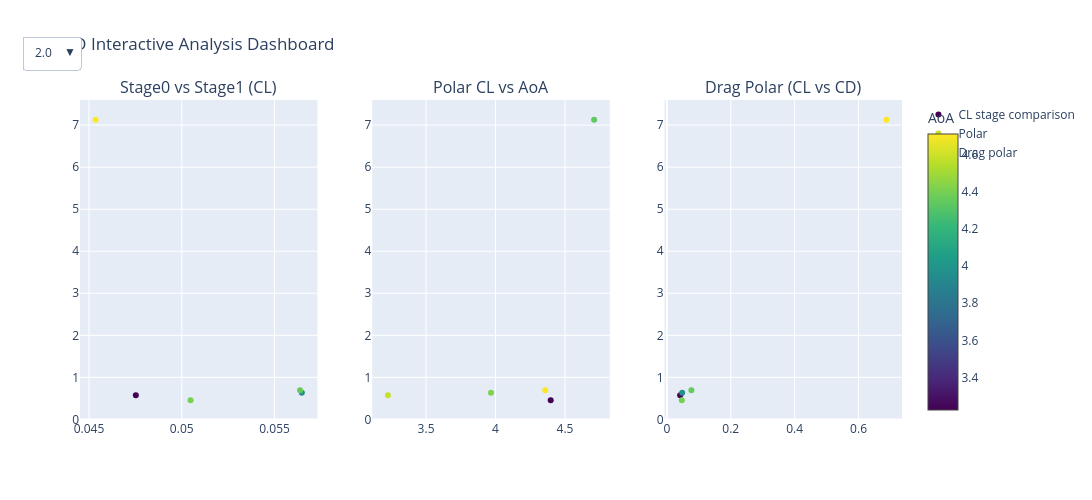

The notebook cell this image was saved under:
### Code cell
import plotly.graph_objects as go
from plotly.subplots import make_subplots
import plotly.io as pio

# -------------------------
# Renderer para VSCode
# -------------------------
pio.renderers.default = "vscode"

# -------------------------
# Crear subplots
# -------------------------
fig = make_subplots(
    rows=1, cols=3,
    subplot_titles=(
        "Stage0 vs Stage1 (CL)",
        "Polar CL vs AoA",
        "Drag Polar (CL vs CD)"
    )
)

# -------------------------
# 1. CL Stage0 vs Stage1
# -------------------------
fig.add_trace(
    go.Scatter(
        x=df_post['CoefLift_mean_stage0'],
        y=df_post['CoefLift_mean_stage1'],
        mode='markers',
        marker=dict(
            color=df_post['aoa'],
            colorscale='Viridis',
            colorbar=dict(title="AoA"),
            showscale=True
        ),
        text=df_post['case_idx'],
        customdata=df_post[['mach']],
        hovertemplate=
        "CL0=%{x}<br>CL1=%{y}<br>AoA=%{marker.color}<br>Mach=%{customdata[0]}<br>Case=%{text}",
        name="CL stage comparison"
    ),
    row=1, col=1
)

# -------------------------
# 2. Polar CL vs AoA
# -------------------------
fig.add_trace(
    go.Scatter(
        x=df_post["aoa"],
        y=df_post["CoefLift_mean_stage1"],
        mode="markers",
        marker=dict(
            color=df_post["mach"],
            colorscale="Viridis",
            showscale=False
        ),
        text=df_post["case_idx"],
        hovertemplate=
        "AoA=%{x}<br>CL=%{y}<br>Mach=%{marker.color}<br>Case=%{text}",
        name="Polar"
    ),
    row=1, col=2
)

# -------------------------
# 3. Drag polar
# -------------------------
fig.add_trace(
    go.Scatter(
        x=df_post["CoefDrag_mean_stage1"],
        y=df_post["CoefLift_mean_stage1"],
        mode="markers",
        marker=dict(
            color=df_post["aoa"],
            colorscale="Viridis",
            showscale=False
        ),
        text=df_post["case_idx"],
        customdata=df_post[['mach']],
        hovertemplate=
        "CD=%{x}<br>CL=%{y}<br>AoA=%{marker.color}<br>Mach=%{customdata[0]}<br>Case=%{text}",
        name="Drag polar"
    ),
    row=1, col=3
)

# -------------------------
# Layout
# -------------------------
fig.update_layout(
    height=500,
    width=1400,
    title="CFD Interactive Analysis Dashboard",
)

# -------------------------
# Interactividad extra (selector dataset)
# -------------------------
datasets = df_post['dataset'].unique()

buttons = []
for s in datasets:
    mask = df_post['stage'] == s

    visible = []
    for _ in range(3):  # 3 traces
        visible.append(True)

    buttons.append(dict(
        label=s,
        method="update",
        args=[{
            "x": [
                df_post.loc[mask, 'CoefLift_mean_stage0'],
                df_post.loc[mask, 'aoa'],
                df_post.loc[mask, 'CoefDrag_mean_stage1']
            ],
            "y": [
                df_post.loc[mask, 'CoefLift_mean_stage1'],
                df_post.loc[mask, 'CoefLift_mean_stage1'],
                df_post.loc[mask, 'CoefLift_mean_stage1']
            ],
        }]
    ))

fig.update_layout(
    updatemenus=[
        dict(
            buttons=buttons,
            direction="down",
            x=0.0,
            y=1.2,
            showactive=True
        )
    ]
)

fig.show()

### Figure 1 — Plotly figure (JSON) as saved in the notebook; plotly's stock layout.template omitted (floating-point values rounded to 4 significant figures)
{"data": [{"customdata": [[0.8377], [0.7982], [0.8673], [0.5118], [0.7784]], "hovertemplate": "CL0=%{x}<br>CL1=%{y}<br>AoA=%{marker.color}<br>Mach=%{customdata[0]}<br>Case=%{text}", "marker": {"color": [3.225, 3.967, 4.358, 4.397, 4.71], "colorbar": {"title": {"text": "AoA"}}, "colorscale": [[0, "#440154"], [0.1111, "#482878"], [0.2222, "#3e4989"], [0.3333, "#31688e"], [0.4444, "#26828e"], [0.5556, "#1f9e89"], [0.6667, "#35b779"], [0.7778, "#6ece58"], [0.8889, "#b5de2b"], [1, "#fde725"]], "showscale": true}, "mode": "markers", "name": "CL stage comparison", "text": [0.0, 1.0, 2.0, 3.0, 4.0], "type": "scatter", "x": [0.04753, 0.05647, 0.05638, 0.05047, 0.04536], "xaxis": "x", "y": [0.5744, 0.6338, 0.692, 0.4557, 7.128], "yaxis": "y"}, {"hovertemplate": "AoA=%{x}<br>CL=%{y}<br>Mach=%{marker.color}<br>Case=%{text}", "marker": {"color": [0.8377, 0.7982, 0.8673, 0.5118, 0.7784], "colorscale": [[0, "#440154"], [0.1111, "#482878"], [0.2222, "#3e4989"], [0.3333, "#31688e"], [0.4444, "#26828e"], [0.5556, "#1f9e89"], [0.6667, "#35b779"], [0.7778, "#6ece58"], [0.8889, "#b5de2b"], [1, "#fde725"]], "showscale": false}, "mode": "markers", "name": "Polar", "text": [0.0, 1.0, 2.0, 3.0, 4.0], "type": "scatter", "x": [3.225, 3.967, 4.358, 4.397, 4.71], "xaxis": "x2", "y": [0.5744, 0.6338, 0.692, 0.4557, 7.128], "yaxis": "y2"}, {"customdata": [[0.8377], [0.7982], [0.8673], [0.5118], [0.7784]], "hovertemplate": "CD=%{x}<br>CL=%{y}<br>AoA=%{marker.color}<br>Mach=%{customdata[0]}<br>Case=%{text}", "marker": {"color": [3.225, 3.967, 4.358, 4.397, 4.71], "colorscale": [[0, "#440154"], [0.1111, "#482878"], [0.2222, "#3e4989"], [0.3333, "#31688e"], [0.4444, "#26828e"], [0.5556, "#1f9e89"], [0.6667, "#35b779"], [0.7778, "#6ece58"], [0.8889, "#b5de2b"], [1, "#fde725"]], "showscale": false}, "mode": "markers", "name": "Drag polar", "text": [0.0, 1.0, 2.0, 3.0, 4.0], "type": "scatter", "x": [0.04156, 0.04788, 0.07674, 0.04686, 0.6871], "xaxis": "x3", "y": [0.5744, 0.6338, 0.692, 0.4557, 7.128], "yaxis": "y3"}], "layout": {"annotations": [{"font": {"size": 16}, "showarrow": false, "text": "Stage0 vs Stage1 (CL)", "x": 0.1444, "xanchor": "center", "xref": "paper", "y": 1, "yanchor": "bottom", "yref": "paper"}, {"font": {"size": 16}, "showarrow": false, "text": "Polar CL vs AoA", "x": 0.5, "xanchor": "center", "xref": "paper", "y": 1, "yanchor": "bottom", "yref": "paper"}, {"font": {"size": 16}, "showarrow": false, "text": "Drag Polar (CL vs CD)", "x": 0.8556, "xanchor": "center", "xref": "paper", "y": 1, "yanchor": "bottom", "yref": "paper"}], "height": 500, "title": {"text": "CFD Interactive Analysis Dashboard"}, "updatemenus": [{"buttons": [{"args": [{"x": [[0.04753, 0.05647, 0.05638, 0.05047, 0.04536], [3.225, 3.967, 4.358, 4.397, 4.71], [0.04156, 0.04788, 0.07674, 0.04686, 0.6871]], "y": [[0.5744, 0.6338, 0.692, 0.4557, 7.128], [0.5744, 0.6338, 0.692, 0.4557, 7.128], [0.5744, 0.6338, 0.692, 0.4557, 7.128]]}], "label": "2.0", "method": "update"}], "direction": "down", "showactive": true, "x": 0, "y": 1.2}], "width": 1400, "xaxis": {"anchor": "y", "domain": [0, 0.2889]}, "xaxis2": {"anchor": "y2", "domain": [0.3556, 0.6444]}, "xaxis3": {"anchor": "y3", "domain": [0.7111, 1]}, "yaxis": {"anchor": "x", "domain": [0, 1]}, "yaxis2": {"anchor": "x2", "domain": [0, 1]}, "yaxis3": {"anchor": "x3", "domain": [0, 1]}}}
